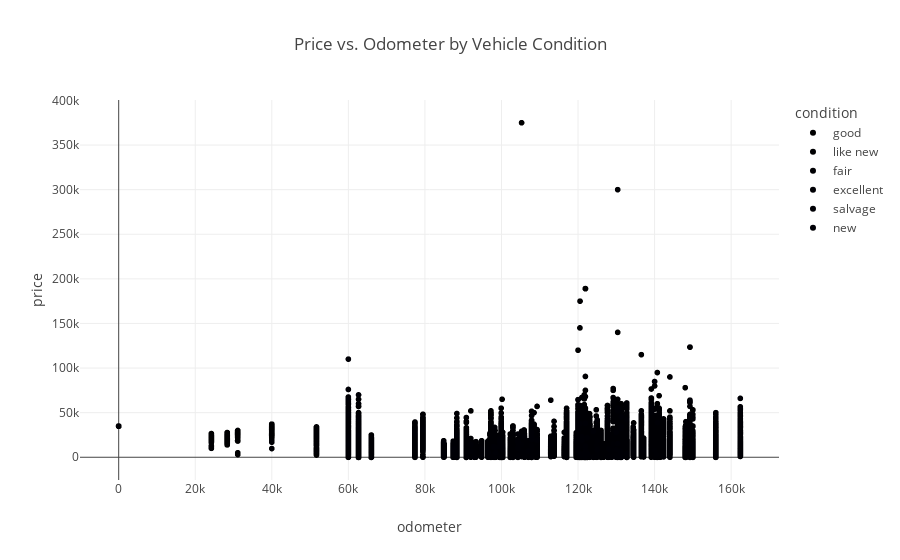

Write notebook code for a chart like this one.
### Markdown cell above
About 4000 vehicles have ondometer reading 120k miles.

### Code cell
fig = px.scatter(df, x='odometer', y='price', color='condition',
                title='Price vs. Odometer by Vehicle Condition')
fig.show()

### Figure 1 — Plotly figure (JSON) as saved in the notebook; plotly's stock layout.template omitted (floating-point values rounded to 4 significant figures; data arrays with more than 128 entries replaced by an {"elided": "..."} marker saying what was removed)
{"data": [{"hovertemplate": "condition=good<br>odometer=%{x}<br>price=%{y}<extra></extra>", "legendgroup": "good", "marker": {"color": "#000001", "symbol": "circle"}, "mode": "markers", "name": "good", "showlegend": true, "type": "scattergl", "x": {"elided": "20145 int values"}, "xaxis": "x", "y": {"elided": "20145 int values"}, "yaxis": "y"}, {"hovertemplate": "condition=like new<br>odometer=%{x}<br>price=%{y}<extra></extra>", "legendgroup": "like new", "marker": {"color": "#000002", "symbol": "circle"}, "mode": "markers", "name": "like new", "showlegend": true, "type": "scattergl", "x": {"elided": "4742 int values"}, "xaxis": "x", "y": {"elided": "4742 int values"}, "yaxis": "y"}, {"hovertemplate": "condition=fair<br>odometer=%{x}<br>price=%{y}<extra></extra>", "legendgroup": "fair", "marker": {"color": "#000003", "symbol": "circle"}, "mode": "markers", "name": "fair", "showlegend": true, "type": "scattergl", "x": {"elided": "1607 int values"}, "xaxis": "x", "y": {"elided": "1607 int values"}, "yaxis": "y"}, {"hovertemplate": "condition=excellent<br>odometer=%{x}<br>price=%{y}<extra></extra>", "legendgroup": "excellent", "marker": {"color": "#000004", "symbol": "circle"}, "mode": "markers", "name": "excellent", "showlegend": true, "type": "scattergl", "x": {"elided": "24773 int values"}, "xaxis": "x", "y": {"elided": "24773 int values"}, "yaxis": "y"}, {"hovertemplate": "condition=salvage<br>odometer=%{x}<br>price=%{y}<extra></extra>", "legendgroup": "salvage", "marker": {"color": "#000005", "symbol": "circle"}, "mode": "markers", "name": "salvage", "showlegend": true, "type": "scattergl", "x": [132789, 123000, 105252, 156000, 121000, 121928, 136539, 120500, 130000, 88345, 121928, 150000, 140000, 96479, 107871, 125000, 130000, 121928, 100319, 131285, 107871, 96479, 125000, 121000, 148346, 131285, 128752, 87385, 121928, 120500, 120946, 120946, 96479, 100319, 97874, 128752, 121000, 142334, 121928, 127700, 129176, 131000, 156000, 121000, 131285, 97874, 128752, 106000, 100160, 87385, 84905, 120500, 100319, 124767, 88345, 140500, 132789, 98260, 97874, 156000, 130000, 128000, 122000, 120946, 87385, 134524, 90817, 134524, 121928, 87385, 120500, 100319, 107871, 105976, 125000, 88345, 87385, 128752, 144000, 132728, 142334, 92953, 124000, 156000, 107871, 124767, 96479, 98312, 104300, 107871, 96479, 112883, 131285, 125000, 87385, 130000, 131000, 90817, 100160, 105976, 134524, 122390, 128000, 96479, 60000, 105252, 134524, 99915, 100160, 123000, 92953, 131000, 109298, 105976, 121000], "xaxis": "x", "y": [600, 1000, 5500, 999, 850, 5000, 8000, 2500, 1800, 1000, 1500, 1800, 8000, 580, 2700, 11000, 800, 800, 3800, 4100, 12900, 400, 18500, 13500, 5500, 900, 850, 4500, 3750, 22000, 800, 1700, 9450, 2000, 1500, 5000, 4000, 800, 13000, 800, 15000, 2950, 1500, 3500, 800, 10700, 9975, 1400, 1200, 3500, 800, 20750, 8750, 13200, 6750, 2950, 2495, 2400, 2700, 2500, 800, 1200, 1200, 1000, 4500, 500, 4700, 1000, 3500, 5200, 20750, 8750, 8725, 750, 5000, 1700, 3000, 3000, 6000, 2500, 700, 5990, 500, 2500, 2250, 650, 700, 1000, 1900, 600, 7000, 1000, 1500, 7000, 4800, 500, 2000, 700, 3000, 5000, 7000, 450, 9900, 1500, 5000, 14500, 500, 1500, 1000, 850, 500, 3500, 5000, 2900, 2700], "yaxis": "y"}, {"hovertemplate": "condition=new<br>odometer=%{x}<br>price=%{y}<extra></extra>", "legendgroup": "new", "marker": {"color": "#000006", "symbol": "circle"}, "mode": "markers", "name": "new", "showlegend": true, "type": "scattergl", "x": {"elided": "143 int values"}, "xaxis": "x", "y": {"elided": "143 int values"}, "yaxis": "y"}], "layout": {"legend": {"title": {"text": "condition"}, "tracegroupgap": 0}, "title": {"text": "Price vs. Odometer by Vehicle Condition"}, "xaxis": {"anchor": "y", "domain": [0, 1], "title": {"text": "odometer"}}, "yaxis": {"anchor": "x", "domain": [0, 1], "title": {"text": "price"}}}}
